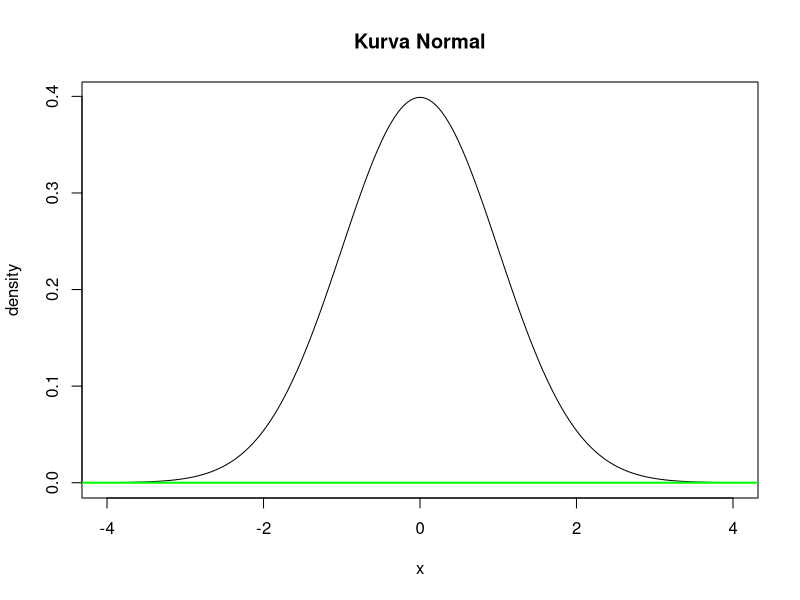

Source code (R):
# Membuat kurva normal dengan rentang -4 < x < 4, panjang 500
x <- seq(-4, 4, length = 500)
y <- dnorm(x)

# Membuat plot dengan sumbu x berwarna hijau
plot(x, y, type = "l", 
     xlab = "x", 
     ylab = "density",
     main = "Kurva Normal",
     col = "black")

# Menambahkan garis sumbu x dengan warna hijau
abline(h = 0, col = "green", lwd = 2)
